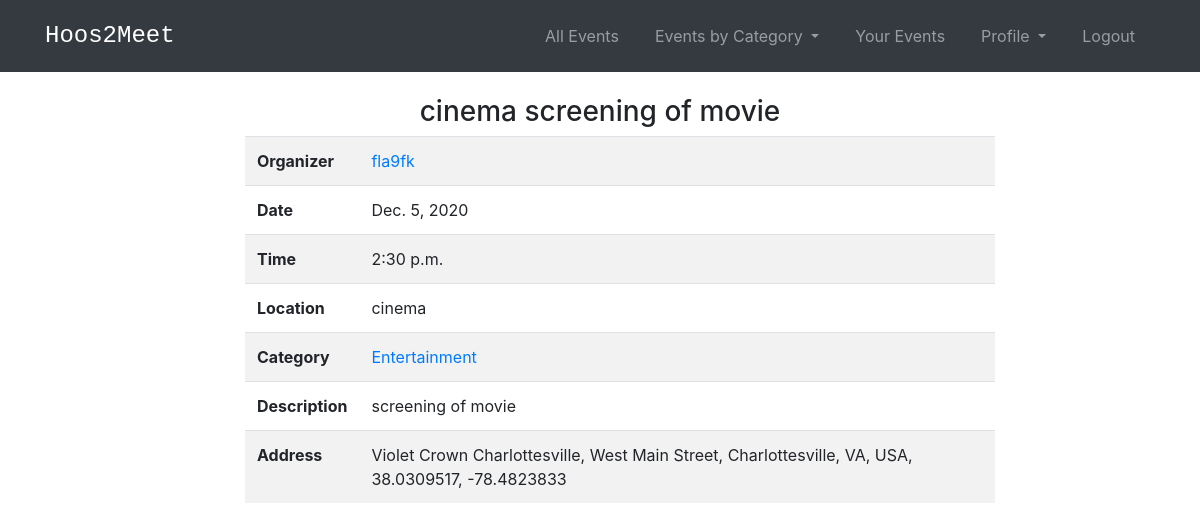
Before: /events/4/ with the older database file.
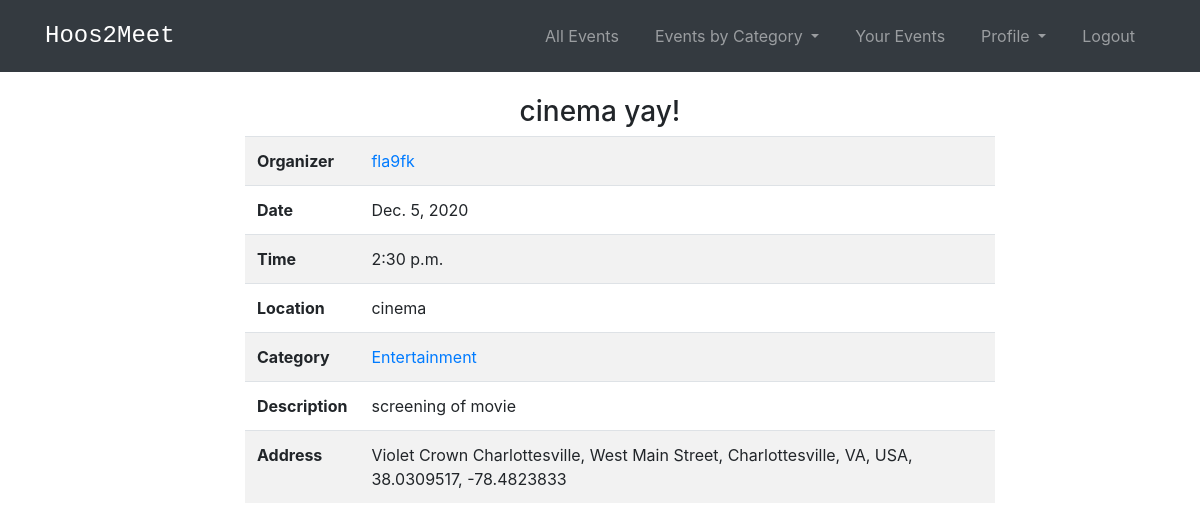
After: the same page with the newer database file.
### events/models.py (models this page shows, shortened)
class Event(models.Model):
    title_text = models.CharField("Event Name", max_length=255)
    location_text = models.CharField("Location", max_length=100)
    date = models.DateField(default=datetime.date.today)
    time = models.TimeField(default = '14:30',help_text="Enter in 24 hour format (eg - 2:45 or 16:45)")
    category_text = models.CharField("Category", max_length=255,default = 'Uncategorized')
    description_text = models.CharField("Description", max_length=200)
    organizer = models.ForeignKey(User, default = 1, on_delete=models.CASCADE)
    location=PlacesField()
    """"
    def get_absolute_url(self):
        return reverse('events:detail', kwargs={'pk': self.pk})
    """

### events/views.py (the view)
# urls.py: path('<int:pk>/', views.DetailView.as_view(), name = 'detail'),
class DetailView(generic.DetailView):
    model = Event
    template_name = 'events/detail.html'
    def get_context_data(self, *args, **kwargs):
        cat_menu = Category.objects.all()
        context=super(DetailView, self).get_context_data(*args, **kwargs)
        context["cat_menu"]=cat_menu
        return context

### events/models.py (called while the page is built)
    def __str__(self):
        return self.name

### events/templates/events/detail.html (shortened to what this page needs)
<!DOCTYPE html>
<html>
  <head>
  </head>
  {% extends 'base.html' %}
  {% load static %}
    {% block content %}
    <h3 class = 'text-center'>{{ event.title_text }} </h3>
    <ul>
    <table class="table table-striped">
        <tbody>
        <tr>
          <th scope="row">Organizer</th>
          <td><a href = "{%url 'social_app:profile_page' event.organizer.id%}">{{ event.organizer.username }}</a></td>
        </tr>
        <tr>
          <th scope="row">Date</th>
          <td>{{ event.date }}</td>
        </tr><tr>
          <th scope="row">Time</th>
          <td>{{ event.time }}</td>
        </tr>
        <tr>
          <th scope="row">Location</th>
          <td>{{ event.location_text }}</td>
        </tr>
        <tr>
          <th scope="row">Category</th>
          <td><a href = "{%url 'events:category' event.category_text%}">{{ event.category_text }}</a></td>
        </tr>
        <tr>
          <th scope="row">Description</th>
          <td>{{ event.description_text }}</td>
        </tr>
        <tr>
          <th scope="row">Address</th>
          <td>{{ event.location }}</td>
        </tr>
        </tbody>
    </table>
    <div id="map">
    </div>
  </ul>
    {% endblock %}

Changed rows visible on the page:
changed Event "cinema": title_text "cinema screening of movie" → "cinema yay!"
